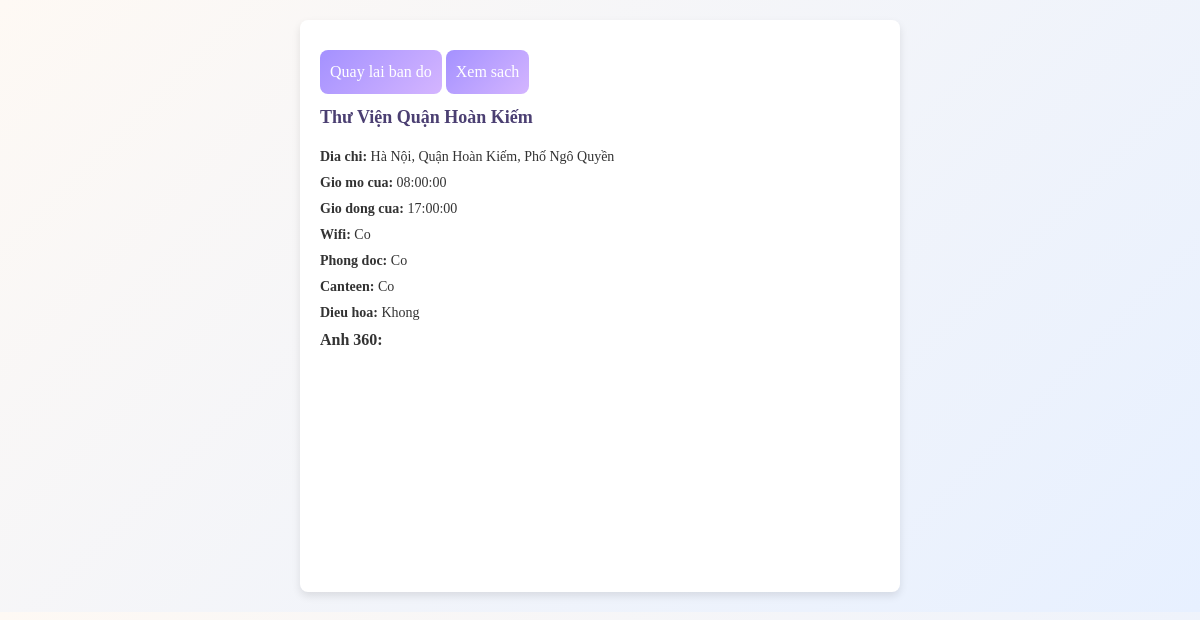
The app's page /popup.php?id_thuvien=1 with its own data.
### tables this page shows
CREATE TABLE `thu_vien` (
  `id_thuvien` int(11) NOT NULL,
  `ten_thuvien` varchar(255) NOT NULL,
  `dia_chi` varchar(255) DEFAULT NULL,
  `wifi` tinyint(1) DEFAULT 0,
  `phongdoc` tinyint(1) DEFAULT 0,
  `canteen` tinyint(1) DEFAULT 0,
  `dieuhoa` tinyint(1) DEFAULT 0,
  `latitude` decimal(10,8) DEFAULT NULL,
  `longitude` decimal(11,8) DEFAULT NULL,
  `anh_360` text DEFAULT NULL,
  `gio_mo_cua` time DEFAULT NULL,
  `gio_dong_cua` time DEFAULT NULL
);

### data.php (called while the page is built, shortened)
<?php
function getLibraryData($conn)
{
    $sql = "SELECT
                tv.id_thuvien AS ID,
                tv.ten_thuvien AS TenThuVien,
                tv.dia_chi AS DiaChi,
                tv.wifi AS Wifi,
                tv.phongdoc AS PhongDoc,
                tv.canteen AS Canteen,
                tv.dieuhoa AS DieuHoa,
                tv.latitude AS Latitude,
                tv.longitude AS Longitude,
                tv.anh_360 AS Anh360,
                tv.gio_mo_cua AS GioMoCua,
                tv.gio_dong_cua AS GioDongCua
            FROM thu_vien tv
            LEFT JOIN thu_vien_the_loai tvt ON tv.id_thuvien = tvt.id_thuvien
            LEFT JOIN the_loai tl ON tvt.id_theloai = tl.id_theloai
            GROUP BY tv.id_thuvien";
    $result = $conn->query($sql);
    $libraryData = [];
    while ($row = $result->fetch_assoc()) {
        $id = $row['ID'];
        if (!isset($libraryData[$id])) {
            $libraryData[$id] = [
                'type' => 'Feature',
                'geometry' => [
                    'type' => 'Point',
                    'coordinates' => [(float)$row['Longitude'], (float)$row['Latitude']]
                ],
                'properties' => [
                    'ID' => $id,
                    'TenThuVien' => $row['TenThuVien'],
                    'DiaChi' => $row['DiaChi'],
                    'Wifi' => (bool)$row['Wifi'],
                    'PhongDoc' => (bool)$row['PhongDoc'],
                    'Canteen' => (bool)$row['Canteen'],
                    'DieuHoa' => (bool)$row['DieuHoa'],
                    'Anh360' => $row['Anh360'],
                    'GioMoCua' => $row['GioMoCua'],
                    'GioDongCua' => $row['GioDongCua'],
                    'Sachs' => []
                ]
            ];
        }
        $books_sql = "SELECT sc.ten_sach AS TenSach, sc.tac_gia AS TacGia, sc.nam_xuat_ban AS NamXuatBan,
                             tl.ten_theloai AS TheLoai, s.tongsl AS SlTon
                      FROM sach s
                      JOIN sach_chung sc ON s.id_sach_chung = sc.id_sach_chung
                      JOIN the_loai tl ON s.id_theloai = tl.id_theloai
                      WHERE s.id_thuvien = ?";
        $stmt = $conn->prepare($books_sql);
        $stmt->bind_param("i", $id);
        $stmt->execute();
        $books_result = $stmt->get_result();
        while ($book = $books_result->fetch_assoc()) {
            $libraryData[$id]['properties']['Sachs'][] = $book;
        }
    }
    return array_values($libraryData);
}

### popup.php (the view, shortened to what this page needs)
<?php
require_once 'data.php';
require_once 'config.php';
$idThuVien = isset($_GET['id_thuvien']) ? (int)$_GET['id_thuvien'] : 0;
$duLieuThuVien = getLibraryData($conn);
$thuVien = null;
foreach ($duLieuThuVien as $item) {
    if ($item['properties']['ID'] == $idThuVien) {
        $thuVien = $item;
        break;
    }
}
?>
<!DOCTYPE html>
<html lang="vi">
<head>
    <link rel="stylesheet" href="https://cdn.jsdelivr.net/npm/pannellum@2.5.6/build/pannellum.css"/>
    <link rel="stylesheet" href="./public/map.css">
</head>
<body>
    <div class="chi-tiet-thu-vien">
        <a href="index.php" class="nut-quay-lai">Quay lai ban do</a>
        <a href="htsach.php?id_thuvien=<?php echo $idThuVien; ?>" class="nut-xem-sach">Xem sach</a>
        <h3><?php echo htmlspecialchars($thuVien['properties']['TenThuVien']); ?></h3>
        <p><strong>Dia chi:</strong> <?php echo htmlspecialchars($thuVien['properties']['DiaChi']); ?></p>
        <p><strong>Gio mo cua:</strong> <?php echo htmlspecialchars($thuVien['properties']['GioMoCua'] ?? 'Khong xac dinh'); ?></p>
        <p><strong>Gio dong cua:</strong> <?php echo htmlspecialchars($thuVien['properties']['GioDongCua'] ?? 'Khong xac dinh'); ?></p>
        <p><strong>Wifi:</strong> <?php echo $thuVien['properties']['Wifi'] ? 'Co' : 'Khong'; ?></p>
        <p><strong>Phong doc:</strong> <?php echo $thuVien['properties']['PhongDoc'] ? 'Co' : 'Khong'; ?></p>
        <p><strong>Canteen:</strong> <?php echo $thuVien['properties']['Canteen'] ? 'Co' : 'Khong'; ?></p>
        <p><strong>Dieu hoa:</strong> <?php echo $thuVien['properties']['DieuHoa'] ? 'Co' : 'Khong'; ?></p>
        <?php if ($thuVien['properties']['Anh360']): ?>
            <h4>Anh 360:</h4>
            <div id="panorama" class="panorama-container"></div>
        <?php else: ?>
            <p>Khong co anh 360.</p>
        <?php endif; ?>
    </div>
</body>
</html>

### public/map.css (style rules this page uses)
* { margin: 0; padding: 0; box-sizing: border-box; }
body { background: linear-gradient(135deg, #fef9f4, #e7f0ff); color: #333; line-height: 1.5; }
.chi-tiet-thu-vien { padding: 20px; max-width: 600px; margin: 20px auto; background: #fff; border-radius: 8px; box-shadow: 0 4px 8px rgba(0, 0, 0, 0.1); }
.chi-tiet-thu-vien h3 { font-size: 18px; color: #4b3f72; margin-bottom: 15px; }
.chi-tiet-thu-vien p { font-size: 14px; margin: 5px 0; }
.nut-quay-lai, .nut-xem-sach { display: inline-block; padding: 10px; margin: 10px 0; border-radius: 8px; text-decoration: none; background: linear-gradient(135deg, #a491ff, #d4b5ff); color: #fff; }
.panorama-container { width: 100%; height: 200px; margin: 10px 0; border-radius: 8px; }

### records on screen
thu_vien: ten_thuvien "Thư Viện Quận Hoàn Kiếm", dia_chi "Hà Nội, Quận Hoàn Kiếm, Phố Ngô Quyền", gio_mo_cua "08:00:00", gio_dong_cua "17:00:00"
